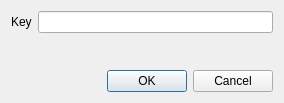
<?xml version="1.0" encoding="UTF-8"?>
<ui version="4.0">
 <class>DeleteDialog</class>
 <widget class="QDialog" name="DeleteDialog">
  <property name="geometry">
   <rect>
    <x>0</x>
    <y>0</y>
    <width>284</width>
    <height>103</height>
   </rect>
  </property>
  <property name="windowTitle">
   <string>Delete Tab Record</string>
  </property>
  <layout class="QVBoxLayout" name="verticalLayout">
   <item>
    <layout class="QFormLayout" name="formLayout">
     <item row="0" column="0">
      <widget class="QLabel" name="label">
       <property name="text">
        <string>Key</string>
       </property>
      </widget>
     </item>
     <item row="0" column="1">
      <widget class="QLineEdit" name="lineKey"/>
     </item>
    </layout>
   </item>
   <item>
    <widget class="QDialogButtonBox" name="buttonBox">
     <property name="orientation">
      <enum>Qt::Horizontal</enum>
     </property>
     <property name="standardButtons">
      <set>QDialogButtonBox::Cancel|QDialogButtonBox::Ok</set>
     </property>
    </widget>
   </item>
  </layout>
 </widget>
 <resources/>
 <connections>
  <connection>
   <sender>buttonBox</sender>
   <signal>accepted()</signal>
   <receiver>DeleteDialog</receiver>
   <slot>accept()</slot>
   <hints>
    <hint type="sourcelabel">
     <x>248</x>
     <y>254</y>
    </hint>
    <hint type="destinationlabel">
     <x>157</x>
     <y>274</y>
    </hint>
   </hints>
  </connection>
  <connection>
   <sender>buttonBox</sender>
   <signal>rejected()</signal>
   <receiver>DeleteDialog</receiver>
   <slot>reject()</slot>
   <hints>
    <hint type="sourcelabel">
     <x>316</x>
     <y>260</y>
    </hint>
    <hint type="destinationlabel">
     <x>286</x>
     <y>274</y>
    </hint>
   </hints>
  </connection>
 </connections>
</ui>
